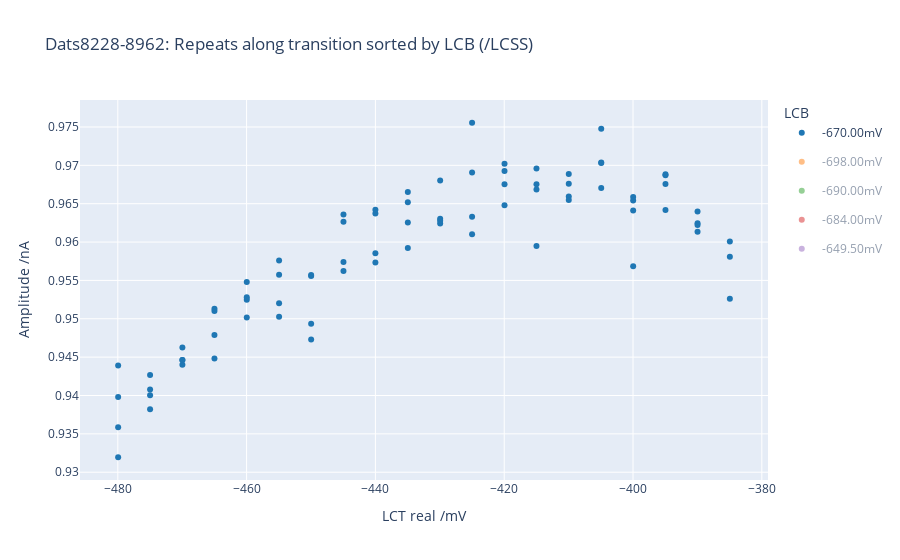
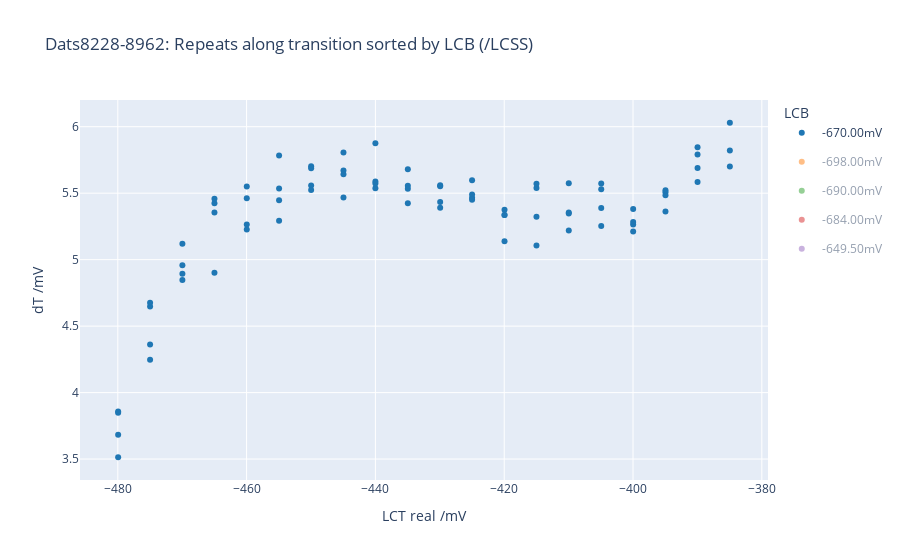
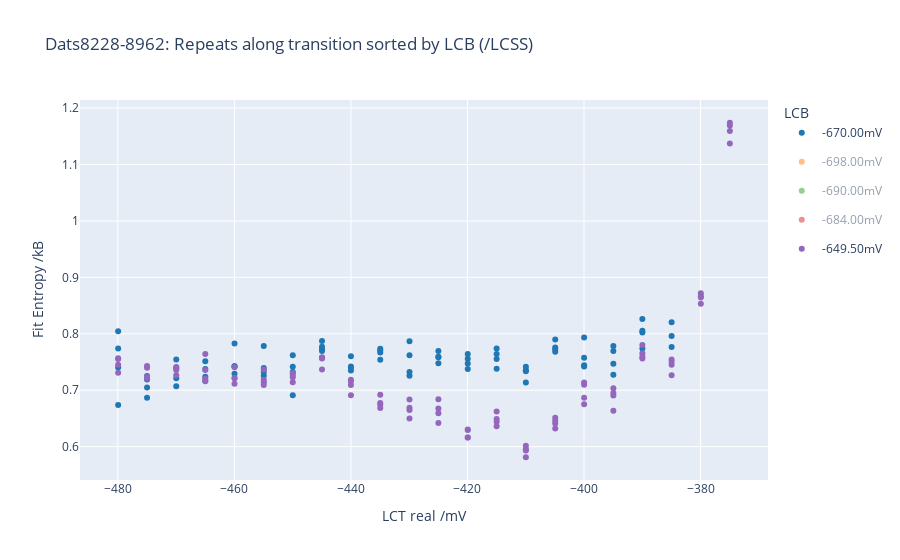
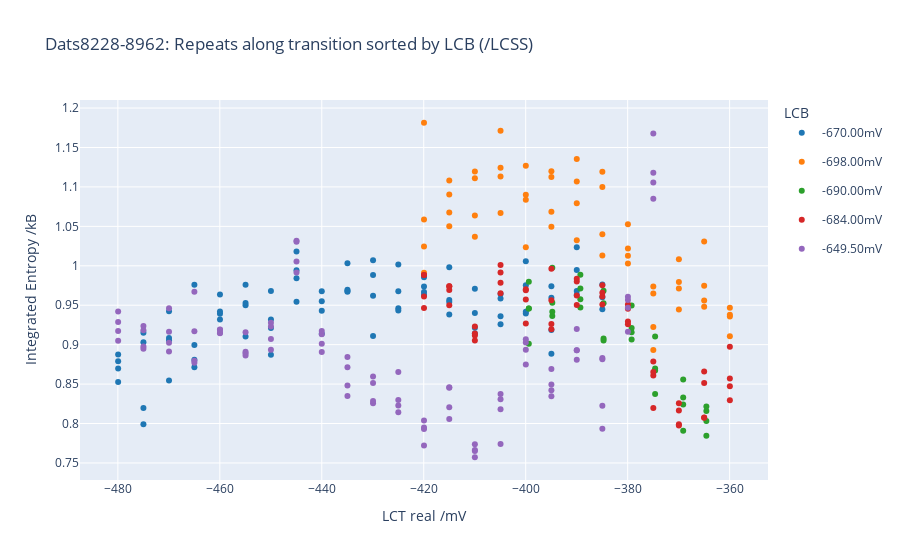

Notebook code cell kept with these figures, in order:
### Code cell
# which_sorts = ['any_lct']*5
which_sorts = ['lcb']*5
tols = [1]*5
which_ys = ['amp', 'dt', 'fit_ds', 'int_ds', 'g']
which_xs = ['any_lct']*5
# which_xs = ['lp*2']*5
# which_xs = ['lcb']*5
# which_xs = ['time_single_day']*5

# which_sorts = ['field']*4
# tols = [10]*4
# which_ys = ['amp', 'dt', 'fit_ds', 'int_ds']
# which_xs = ['field']*4

# dat_sets = [[d for d in dats if d.datnum <= 7533], [d for d in dats if  7533 < d.datnum <=7574], [d for d in dats if 7602 <= d.datnum < 7602+41], [d for d in dats if 7602+41 <= d.datnum < 7602+82]]   # Split into separate parts, might not be in order
# dat_sets = [CU.order_list(ds, [d.datnum for d in ds]) for ds in dat_sets]  # Put sets into datnum order

# dat_sets = [[d for d in dats if d.datnum <= 4569], [d for d in dats if  7719 <= d.datnum <=7813], [d for d in dats if 7822 <= d.datnum <= 7921], [d for d in dats if 7923 <= d.datnum <= 7951], [d for d in dats if 7952 <= d.datnum]]   # Split into separate parts, might not be in order
# dat_sets = [CU.order_list(ds, [d.datnum for d in ds]) for ds in dat_sets]  # Put sets into datnum order

# dat_sets = [[d for d in dats if d.datnum <= 8072], [d for d in dats if  8072 < d.datnum]]
# dat_sets = [CU.order_list(ds, [d.datnum for d in ds]) for ds in dat_sets]  # Put sets into datnum order

# dat_sets = [[d for d in dats if d.datnum <= 8227], [d for d in dats if  8227 < d.datnum <=8515], [d for d in dats if 8515 < d.datnum < 8600], [d for d in dats if 8600 <= d.datnum]]
# dat_sets = [CU.order_list(ds, [d.datnum for d in ds]) for ds in dat_sets]  # Put sets into datnum order

# dat_sets = [[d for d in dats if   d.datnum < 8796], [d for d in dats if  8796 <= d.datnum]]
# dat_sets = [CU.order_list(ds, [d.datnum for d in ds]) for ds in dat_sets]  # Put sets into datnum order

# dat_sets = [[dat for dat in dats if 8516 <= dat.datnum < 8600], [dat for dat in dats if 8600 <= dat.datnum]]
# dat_sets = [CU.order_list(ds, [d.datnum for d in ds]) for ds in dat_sets]  # Put sets into datnum order

# dat_sets = [[dat for dat in dats if 8708 <= dat.datnum <= 8795], [dat for dat in dats if 8795 < dat.datnum <= 8883]]
# dat_sets = [CU.order_list(ds, [d.datnum for d in ds]) for ds in dat_sets]  # Put sets into datnum order

dat_sets = [[dat for dat in dats if dat.datnum < 8708] + [dat for dat in dats if 8795 < dat.datnum]]

# dat_sets = [[dat for dat in dats if dat.datnum < 8600]]

# dat_sets = [dats]

additional_data = [
    dict(name='LCSS', func=lambda dat: dat.Logs.fds['LCSS'], precision='.1f'),
    dict(name='LCB',  func=lambda dat: dat.Logs.fds['LCB'], precision='.1f'),
    dict(name='LCT',  func=lambda dat: get_real_lct(dat), precision='.1f'),
    dict(name='LP*2',  func=lambda dat: dat.Logs.fds['LP*2'], precision='.1f'),
    dict(name='Bias',  func=lambda dat: dat.AWG.AWs[0][0][1], precision='.0f', units='mV'),
    dict(name='dT',  func=lambda dat: dat.Other.EA_values.dT, precision='.2f', units='mV'),
    dict(name='dS',  func=lambda dat: dat.Other.EA_values.dS, precision='.2f', units='kB'),
    dict(name='int_dS',  func=lambda dat: dat.Other.EA_values.int_dS, precision='.2f', units='kB'),
    dict(name='Gamma',  func=lambda dat: dat.Other.EA_values.g, precision='.1f', units='mV'),
]

get_additional_data, additional_hover_template = additional_data_dict_converter(additional_data)
additional_hover_template = '<br>'.join(('<extra>%{fullData.name}', additional_hover_template, '</extra>'))

figs = list()

use_sets = False

if use_sets == True:
    for which_sort, which_y, which_x, tol in zip(which_sorts, which_ys, which_xs, tols):
        figs.append(EA.Plots.sorted(dat_sets[0], which_sort=which_sort, which_x=which_x, which_y=which_y, sort_tol=tol, uncertainties=None, get_additional_data=get_additional_data, additional_hover_template=additional_hover_template, legend_label=f'Dats{dat_sets[0][0].datnum}-{dat_sets[0][-1].datnum}'))
        if len(dat_sets) > 1:
            for ds in dat_sets[1:]:
                EA.Plots.sorted(ds, fig=figs[-1], which_sort=which_sort, which_x=which_x, which_y=which_y, sort_tol=tol, uncertainties=None, get_additional_data=get_additional_data, additional_hover_template=additional_hover_template, legend_label=f'Dats{ds[0].datnum}-{ds[-1].datnum}')
else:
    for which_sort, which_y, which_x, tol in zip(which_sorts, which_ys, which_xs, tols):
        figs.append(EA.Plots.sorted(dat_sets[0], mode='markers', which_sort=which_sort, which_x=which_x, which_y=which_y, sort_tol=tol, uncertainties=None, get_additional_data=get_additional_data, additional_hover_template=additional_hover_template))

            
            
for fig, ws in zip(figs, which_sorts):
    if len(dat_sets) > 1:
        fig.update_layout(legend_title='Arbitrary')
    else:
        fig.update_layout(legend_title = ws.upper())
    
#     fig.update_layout(title = fig.layout.title.text+f'<br>Temp = {dats[0].Logs.temps.mc*1000:.0f}mK, LCSS = {dats[0].Logs.fds["LCSS"]:.1f}mV, Heating Freq = {dats[0].AWG.freq:.1f}Hz')
for fig in figs:
    fig.show()
    pass
